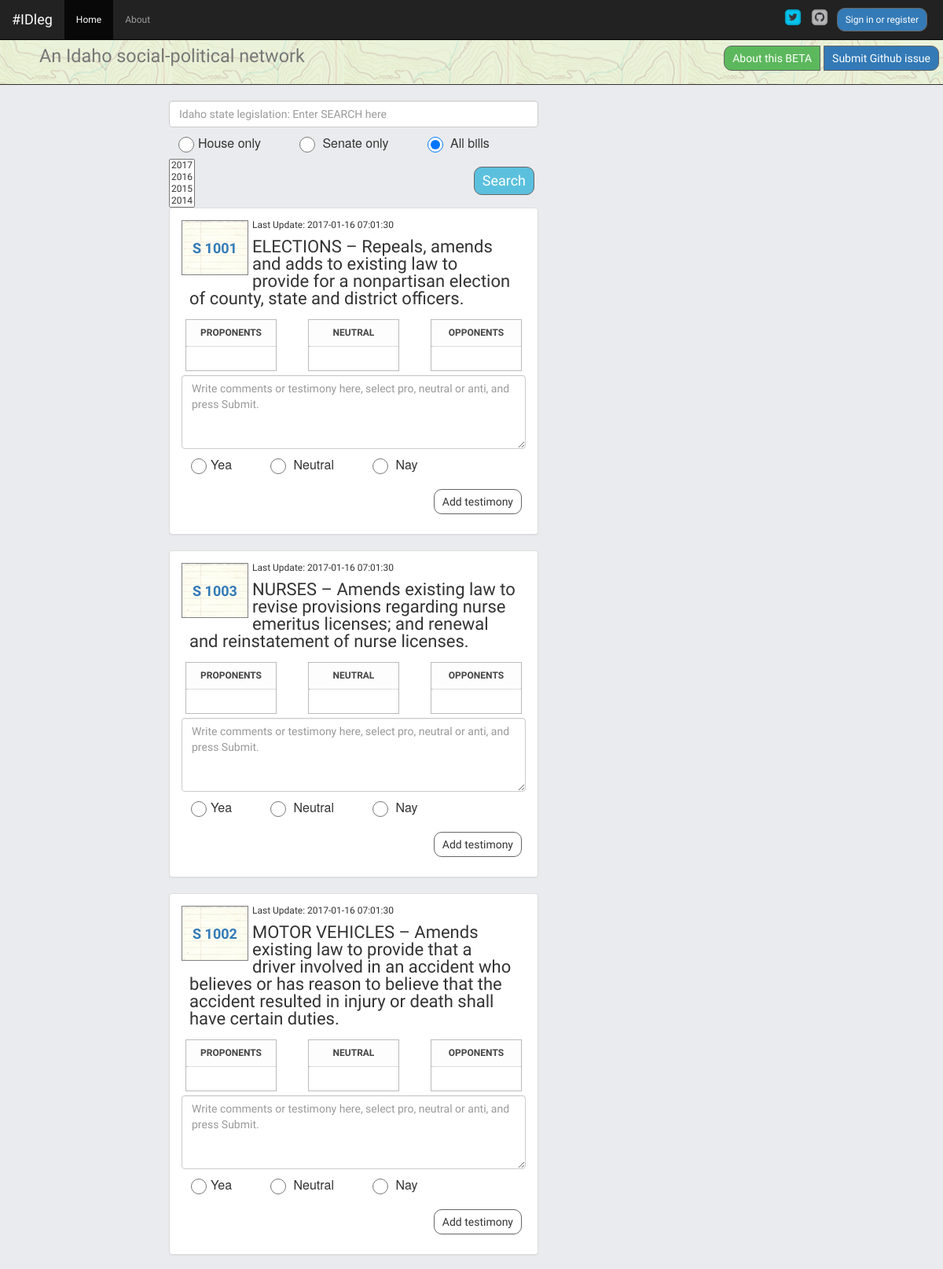
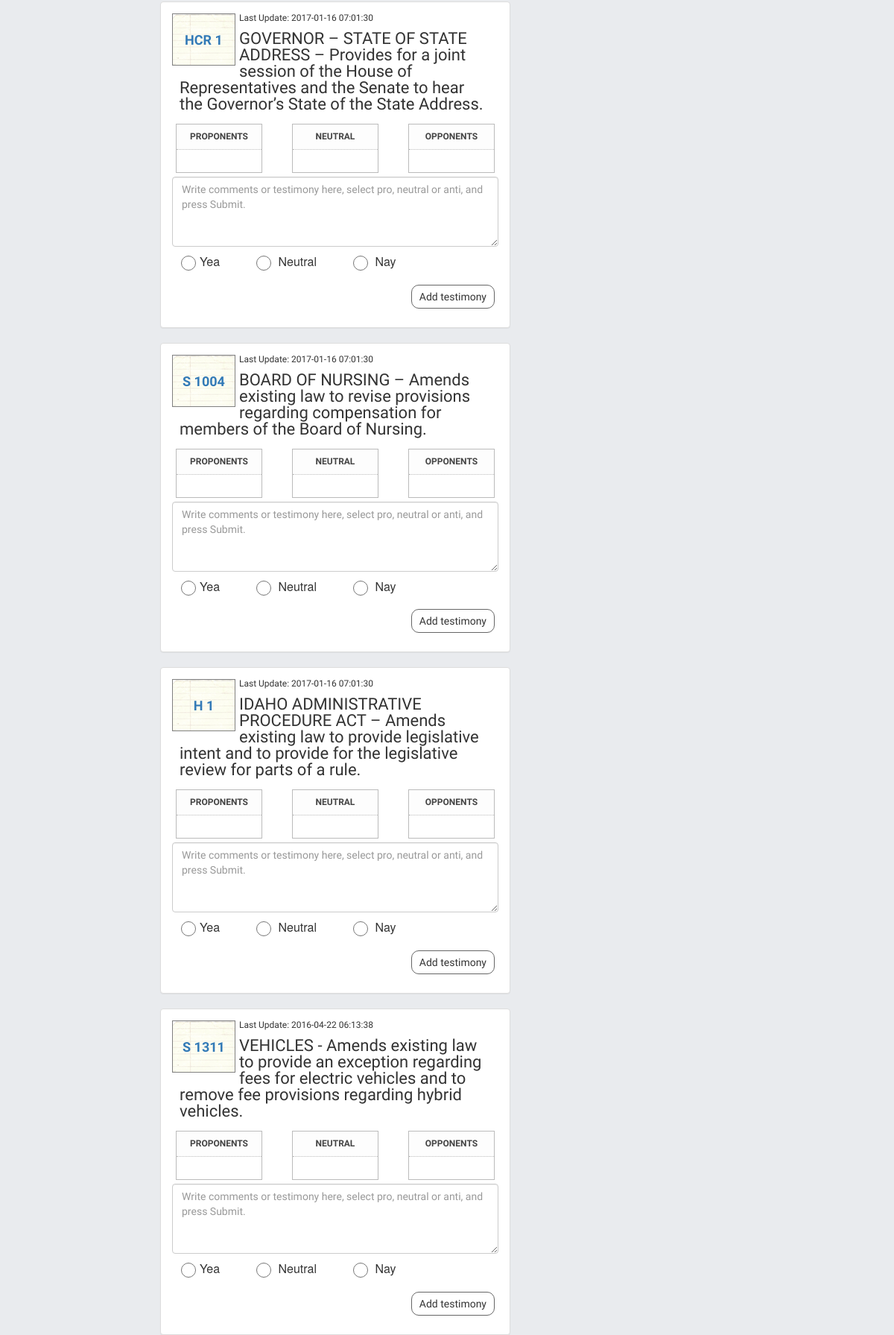
The page /home (upper part) on the database its author committed (2 pictures, top to bottom).
### app/idleg/models.py (models this page shows, shortened)
class Bill(db.Model):
  __searchable__ = ['bill_name','title','bill_id']
  bill_id = db.Column(db.String(6)) #i.e. H 572
  year = db.Column(db.String(4))
  title = db.Column(db.Text) #Title and Descrip
  bill_name = db.Column(db.String(9), primary_key=True) #unique bill ID from Sunlight
  last_updated = db.Column(db.Text)
  votes_for = db.Column(db.Integer)
  votes_against = db.Column(db.Integer)
  comments = db.relationship('Comment', backref='bill_name', lazy='dynamic')

### app/idleg/views.py (the view)
@idleg.route('/', methods=['GET','POST'])
@idleg.route('/index', methods=['GET','POST'])
@idleg.route('/home', methods=['GET','POST'])
@idleg.route('/index/<int:page>', methods=['GET','POST'])
@cache.cached(timeout=60)
def home(page=1):
  rform = RegistrationForm(request.form)
  lform = LoginForm(request.form)
  comment_form = CommentForm(request.form)
  search_form = SearchForm(request.form)
  id_bills = Bill.query.order_by(desc(Bill.last_updated)).paginate(page, 10, False)
  return render_template('home.html', user=current_user, id_bills=id_bills, lform=lform, comment_form=comment_form, search_form=search_form, rform=rform)

### app/idleg/models.py
class RegistrationForm(Form):
  username = TextField('Username', [InputRequired()])
  email = StringField('Email Address', [InputRequired()])
  password = PasswordField('Password', [validators.DataRequired(), validators.EqualTo('confirm', message='Passwords must match')])
  confirm = PasswordField('Confirm Password', [InputRequired()])

class LoginForm(Form):
  username = TextField('Username', [InputRequired()])
  password = PasswordField('Password', [InputRequired()])

### app/idleg/views.py (called while the page is built)
@idleg.before_request
def get_current_user():
  g.user = current_user

### app/templates/home.html
{% extends 'base.html' %}
{% block container %}
  {% include 'bill_list.html' %}
{% endblock %}

### app/templates/bill_list.html (shortened to what this page needs)
{% block container %}
    <div class="col-md-2"></div>
      <div class="col-md-5">
          <form action="{{ url_for('idleg.search') }}" method="POST" role="search" id="searchTerm">
                  {{ search_form.search(placeholder="Idaho state legislation: Enter SEARCH here", class="form-control") }}
              {{ search_form.house(class="radio-inline", type="radio") }}
              {{ search_form.year(class="selectpicker", type="dropdown", title="Select years (default = 2017)", id='selForm') }}
              <button id="submitsearch" type="submit" value="submit" class="btn btn-info btn-lg pull-right">Search</button>
          </form>
      <div class="list">
      {% for bill in id_bills.items %}
        <div class="panel panel-default">
          <div class="panel-body">
                <div><span class="billimage"><a href={{ url_for('idleg.bills', bill_deet=bill.bill_name) }}>{% print bill.bill_id %}</a></span></div>
                <div class="lastaction">Last Update: {% print bill.last_updated %}</div>
                <div class="billsummary">{% print bill.title %}</div>
            <div class="row">
              <div class="col-md-4">
                <div class="detailBox">
                  <div class="titleBox">
                    <label>Proponents</label>
                  </div>
                 <div class="actionBox">
                </div>
              </div>
            </div>
              <div class="col-md-4">
                <div class="detailBox">
                  <div class="titleBox">
                    <label>Neutral</label>
                  </div>
                 <div class="actionBox">
                </div>
              </div>
            </div>
              <div class="col-md-4">
                <div class="detailBox">
                  <div class="titleBox">
                    <label>Opponents</label>
                  </div>
                 <div class="actionBox">
                </div>
              </div>
            </div>
          </div>
              <div class="form-group">
                  <form role="form" id="comment-{{ bill.bill_id|replace(" ","") }}" class="commentForm">
                    {{ comment_form.comment(rows="4", placeholder="Write comments or testimony here, select pro, neutral or anti, and press Submit.", class="form-control") }}
                    <div class="form-group">{{ comment_form.position(class="radio-inline", type="radio") }}
                      <button id="submitcomment" type="submit" class="btn pull-right btn-default">Add testimony</button></div>
                  </form>
              </div>
              </div>
            </div>
          {% endfor %}
      </div>
  </div>
{% endblock %}

### app/static/css/styles.css (style rules this page uses)
body { background-color: #e9ebee; }
body { font-family: 'Source Sans Pro', Helvetica, sans-serif; font-size: 12px; line-height: 1.3rem; font-weight: 400; margin: 0; padding: 0; }
.form-group { position: relative; }
.btn { margin: 10px 5px 10px 5px; padding: 5px 10px; border-radius: 10px; border: solid 1px #666; display: block; float: left; cursor: pointer; }
#position label, #house label { padding:7px; font-weight: 200; margin: 3px 30px; }
#position li, #house li { display: inline; font: normal 12px/1.3 'helvetica neue', hevetica, arial; font-size: 16px; }
#position input[type=radio], #house input[type=radio] { border: 20px; width: 20px; height: 20px; margin: 12px; }
.radio-inline { padding-left: 0px; }
.billimage { background-image: url("../images/billpage.png"); position: relative; width: 85px; height: 70px; float: left; margin: 0px 5px 0px 0px; border: 1px solid gray; }
span.billimage { font-size: 1.5em; font-family: 'Source Sans Pro', Helvetica, sans-serif; font-weight: bold; line-height: 70px; padding: 0px 5px; text-align: center; }
.billsummary { font-size: 2.2rem; line-height: 2.2rem; padding:10px; }
.detailBox { border:1px solid #bbb; margin:5px; }
.titleBox { background-color:#fdfdfd; padding:10px; text-align: center; text-transform: uppercase; }
.titleBox label { color:#444; margin:0; display:inline-block; }
.actionBox { border-top:1px dotted #bbb; padding:10px; }

### rows shown on the page
Bill: bill "S 1001", last_updated "2017-01-16 07:01:30", title "ELECTIONS – Repeals, amends and adds to existing law to provide for a nonpartisan election of county, state and district officers."
Bill: bill "S 1003", last_updated "2017-01-16 07:01:30", title "NURSES – Amends existing law to revise provisions regarding nurse emeritus licenses; and renewal and reinstatement of nurse licenses."
Bill: bill "S 1002", last_updated "2017-01-16 07:01:30", title "MOTOR VEHICLES – Amends existing law to provide that a driver involved in an accident who believes or has reason to believe that the accident resulted in injury or death shall have certain duties."
Bill: bill "HCR 1", last_updated "2017-01-16 07:01:30", title "GOVERNOR – STATE OF STATE ADDRESS – Provides for a joint session of the House of Representatives and the Senate to hear the Governor’s State of the State Address."
Bill: bill "S 1004", last_updated "2017-01-16 07:01:30", title "BOARD OF NURSING – Amends existing law to revise provisions regarding compensation for members of the Board of Nursing."
Bill: bill "H 1", last_updated "2017-01-16 07:01:30", title "IDAHO ADMINISTRATIVE PROCEDURE ACT – Amends existing law to provide legislative intent and to provide for the legislative review for parts of a rule."
Bill: bill "S 1311", last_updated "2016-04-22 06:13:38", title "VEHICLES - Amends existing law to provide an exception regarding fees for electric vehicles and to remove fee provisions regarding hybrid vehicles."
